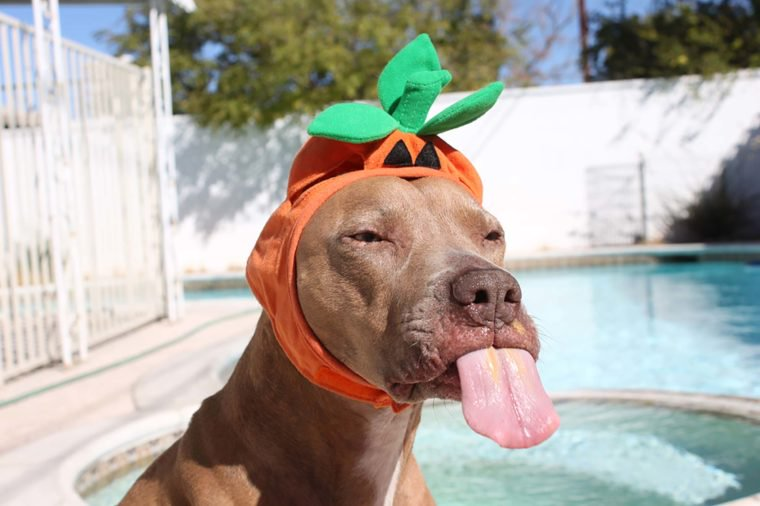
#> input picture images/dog.jpg, 760 x 506 px
$ jupyter execute assignment02.ipynb
#> lines starting #> are read from the running program, lines starting #| are printed output that depends on the picture; after the words box and inside, x2 and y2 are one past the last pixel; in counts of white or black regions, pixels touching at a corner belong together
# Assignment 2

Welcome to the assignment for week 2.

## Task 2: Convolution and Canny edge detection

### Task 2.1: Convolution
Implement the convolution operation for 2-D images (i.e. no colors here, sorry).

[cell 1]
# imports
import matplotlib.pyplot as plt
from skimage import io, color
import numpy as np

[cell 2]
def conv2d(image, kernel):
    # Check if kernel is empty
    if not isinstance(kernel, np.ndarray) or kernel.size == 0:
        # Return the original image if kernel is empty
        return image


    image_height, image_width = image.shape
    kernel_height, kernel_width = kernel.shape


    pad_height = kernel_height // 2
    pad_width = kernel_width // 2

    padded_image = np.pad(image, ((pad_height, pad_height), (pad_width, pad_width)), mode='constant')


    result = np.zeros_like(image)


    for i in range(image_height):
        for j in range(image_width):
            region = padded_image[i:i + kernel_height, j:j + kernel_width]
            result[i, j] = np.sum(region * kernel)

    return result

image = color.rgb2gray(io.imread('images/dog.jpg'))
#> image: shape (506, 760) float64; min 0.0117, max 1, mean 0.659

plt.imshow(conv2d(image, []), cmap='gray')

Convolve an image of your choice with a Gaussian kernel. Play around with the size of the kernel and the standard deviation of the Gaussian. Show the results using your conv2d()-function.  (***RESULT***).

[cell 3]
# code here
def gaussian_kernel(size, sigma=1):
    size = int(size) // 2
    ax = np.arange(-size, size + 1)
    normal = 1 / (2.0 * np.pi * sigma**2)
    x_squared = ax[:, None] ** 2
    y_squared = ax[None, :] ** 2
    g = np.exp(-((x_squared + y_squared) / (2.0 * sigma**2))) * normal
    return g

size = 5
sigma = 1

kernel = gaussian_kernel(size, sigma)
convolved_image = conv2d(image, kernel)
#> in conv2d (call 2), `padded_image = np.pad(image, ((pad_height, pad_height), (pad_width, pa..`:
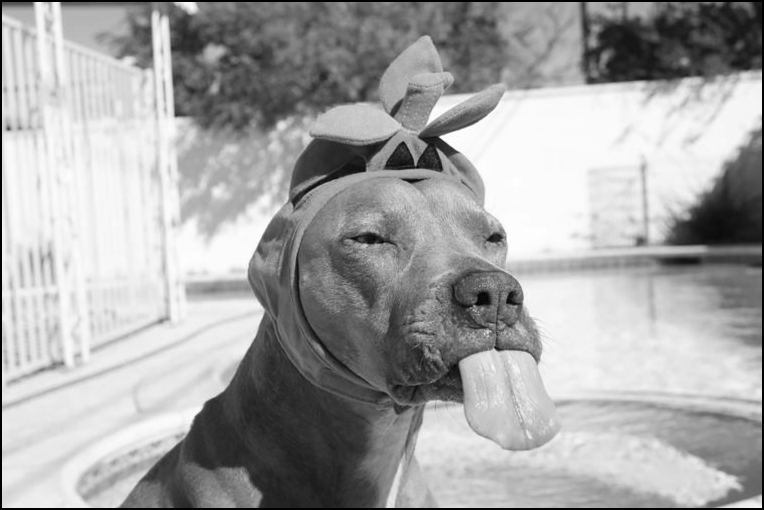
#> padded_image: shape (510, 764) float64; min 0, max 1, mean 0.65
plt.imshow(convolved_image, cmap='gray')

Now, implement a simple edge detector by first filtering with a Sobel operator and then thresholding the ***RESULT***. How does smoothing the input change the ***RESULT***?

[cell 4]
# code here

sobel_x = np.array([[-1, 0, 1], [-2, 0, 2], [-1, 0, 1]], np.float32)
sobel_y = np.array([[1, 2, 1], [0, 0, 0], [-1, -2, -1]], np.float32)
def sobel_edge_detection(image):
    """Applies the Sobel operator and returns the edge magnitude."""
    grad_x = conv2d(image, sobel_x)
    grad_y = conv2d(image, sobel_y)
#> after the loop in conv2d (call 4), `for i in range(image_height):`:
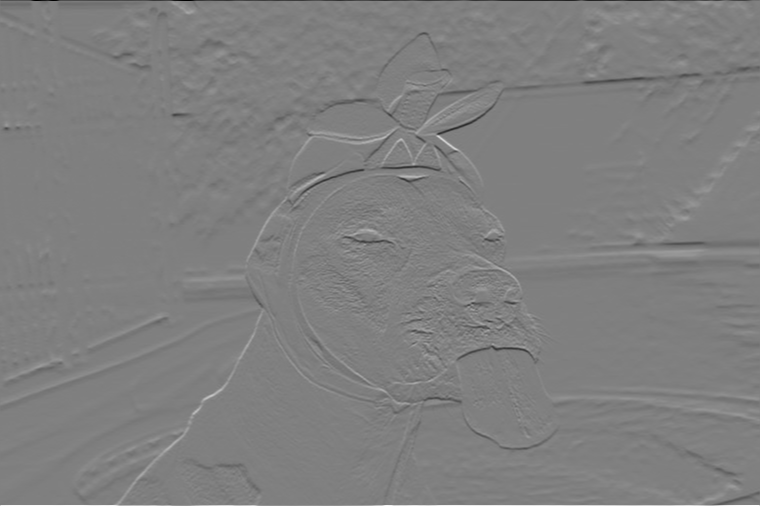
#> result: shape (506, 760) float64; min -3.86, max 3.84, mean -0.000945; drawn with min black and max white

    grad_magnitude = np.sqrt(grad_x**2 + grad_y**2)
    direction = np.arctan2(grad_y, grad_x) * 180 / np.pi
    return grad_magnitude, direction

def threshold_image(image, threshold):
    """Thresholds the image to create a binary edge map."""
    return (image > threshold).astype(np.float32)

t=0.25
edges_original,_= sobel_edge_detection(image)
thresholded_edges_original = threshold_image(edges_original, threshold=t)
#> in threshold_image, `return (image > threshold).astype(np.float32)`:
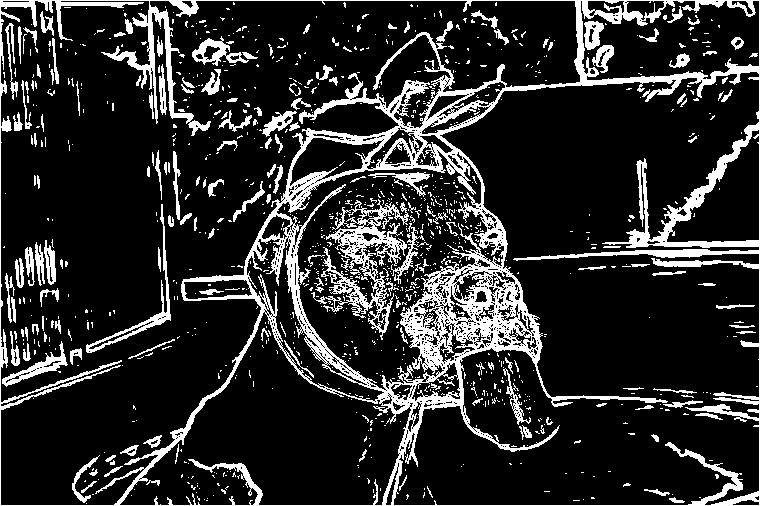
#> returned value: shape (506, 760) float32; values 0 (black) and 1 (white), 16.9% white; 1096 white regions (932 under 20 px), largest, box (x1, y1, x2, y2) and area: (0, 0, 760, 506) 42874, (311, 199, 409, 340) 3732, (86, 204, 171, 353) 974

edges_smoothed, direction= sobel_edge_detection(convolved_image)
thresholded_edges_smoothed = threshold_image(edges_smoothed, threshold=t)
#> call 2 of threshold_image, with threshold = 0.25
#> in threshold_image (call 2), `return (image > threshold).astype(np.float32)`:
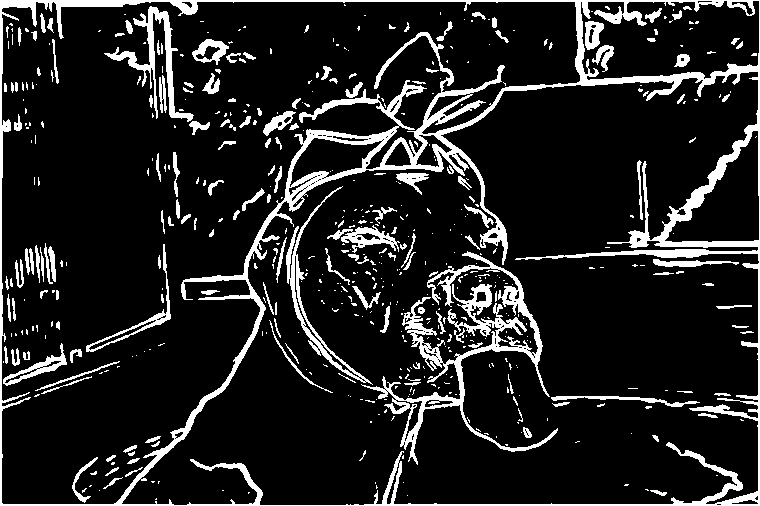
#> returned value: shape (506, 760) float32; values 0 (black) and 1 (white), 13.1% white; 535 white regions (376 under 20 px), largest, box (x1, y1, x2, y2) and area: (0, 0, 760, 506) 25714, (361, 251, 558, 465) 6375, (104, 6, 194, 122) 1814


plt.figure(figsize=(12, 6))


plt.subplot(1, 2, 1)
plt.imshow(thresholded_edges_original, cmap='gray')
plt.title('Edges from Original Image')
plt.axis('off')


plt.subplot(1, 2, 2)
plt.imshow(thresholded_edges_smoothed, cmap='gray')
plt.title('Edges after Smoothing (Gaussian + Sobel)')
plt.axis('off')

plt.show()

### Task 2.2: Canny Edge Detection

#### Preprocessing
If you haven't yet: smooth the image with a Gaussian of your choice. Then use the Sobel operator to create the gradient magnitude and direction matrices according to the lecture. Round the gradient directions to the 8-neighbor's directions. Display all intermediate ***RESULT***s!

[cell 5]
# code here
# 0°: For angles close to 0° (horizontal edges).
# 45°: For angles between 22.5° and 67.5° (diagonal edges).
# 90°: For angles between 67.5° and 112.5° (vertical edges).
# 135°: For angles between 112.5° and 157.5° (opposite diagonal edges).
def round_gradient_directions(angle):
    angle[angle < 0] += 180
    rounded_angles = np.zeros_like(angle)

    # Rounding to nearest 8-neighbor direction (0°, 45°, 90°, or 135°)
    for i in range(angle.shape[0]):
        for j in range(angle.shape[1]):
            if (0 <= angle[i, j] < 22.5) or (157.5 <= angle[i, j] <= 180):
                rounded_angles[i, j] = 0
            elif (22.5 <= angle[i, j] < 67.5):
                rounded_angles[i, j] = 45
            elif (67.5 <= angle[i, j] < 112.5):
                rounded_angles[i, j] = 90
            elif (112.5 <= angle[i, j] < 157.5):
                rounded_angles[i, j] = 135

    return rounded_angles
size = 7
sigma = 1

kernel = gaussian_kernel(size, sigma)
convolved_image = conv2d(image, kernel)

grad_x = conv2d(convolved_image, sobel_x)
grad_y = conv2d(convolved_image, sobel_y)

grad_magnitude = np.sqrt(grad_x**2 + grad_y**2)
direction = np.arctan2(grad_y, grad_x) * 180 / np.pi
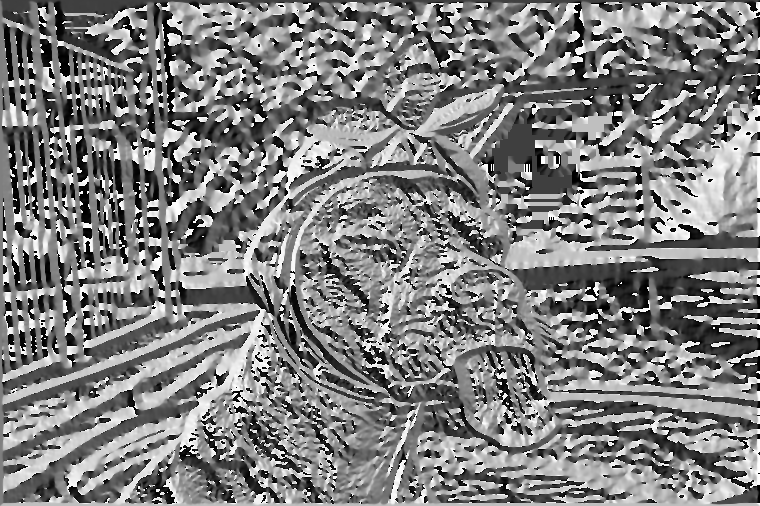
#> direction: shape (506, 760) float64; min -180, max 180, mean 0.4; drawn with min black and max white
rounded_direction = round_gradient_directions(direction)
#> in round_gradient_directions, `angle[angle < 0] += 180`:
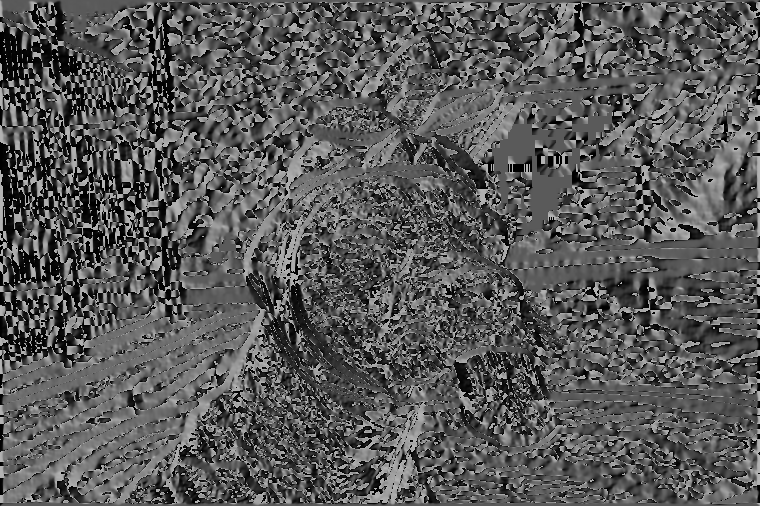
#> angle: shape (506, 760) float64; min 0, max 180, mean 88.6
#> after the loop in round_gradient_directions, `for i in range(angle.shape[0]):`:
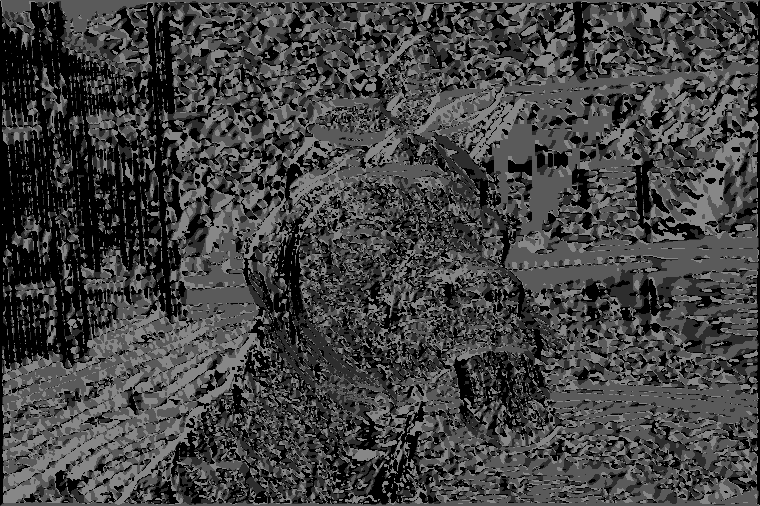
#> rounded_angles: shape (506, 760) float64; min 0, max 135, mean 66.7

plt.figure(figsize=(15, 10))

plt.subplot(3, 3, 1)
plt.imshow(grad_x, cmap='gray')
plt.title('Gradient in x-direction')
plt.axis('off')

plt.subplot(3, 3, 2)
plt.imshow(grad_y, cmap='gray')
plt.title('Gradient in y-direction')
plt.axis('off')

plt.subplot(3, 3, 3)
plt.imshow(grad_magnitude, cmap='gray')
plt.title('Gradient Magnitude')
plt.axis('off')

plt.subplot(3, 3, 4)
plt.imshow(thresholded_edges_smoothed, cmap='gray')
plt.title(f'Binary Edge Map (Threshold={t})')
plt.axis('off')


plt.subplot(3, 3, 5)
plt.imshow(direction, cmap='gray')
plt.title('Gradient Direction')
plt.axis('off')

plt.subplot(3, 3, 6)
plt.imshow(rounded_direction, cmap='gray')
plt.title('Rounded Gradient Direction (8 directions)')
plt.axis('off')

#### Non-Maximum Suppression
Implement the Non-Maximum Suppression step as described in the lecture. Subtract the result from the gradient magnitude image and show the ***RESULT***!

[cell 6]
#2.b : Convert to thinned edge
def non_maximal_suppressor(grad_mag, angle) :
    thinned_output = np.zeros(grad_mag.shape)
    for i in range(1, int(grad_mag.shape[0] - 1)) :
        for j in range(1, int(grad_mag.shape[1] - 1)) :

            if(angle[i, j] == 0) :
                if((grad_mag[i, j] > grad_mag[i, j+1]) and (grad_mag[i, j] > grad_mag[i, j-1])) :
                    thinned_output[i, j] = grad_mag[i, j]
                else :
                    thinned_output[i, j] = 0

            elif(angle[i, j] == 45) :
                if((grad_mag[i, j] > grad_mag[i+1, j+1]) and (grad_mag[i, j] > grad_mag[i-1, j-1])) :
                    thinned_output[i, j] = grad_mag[i, j]
                else :
                    thinned_output[i, j] = 0

            elif(angle[i, j] == 90) :
                if((grad_mag[i, j] > grad_mag[i+1, j]) and (grad_mag[i, j] > grad_mag[i-1, j])) :
                    thinned_output[i, j] = grad_mag[i, j]
                else :
                    thinned_output[i, j] = 0

            else:
                if((grad_mag[i, j] > grad_mag[i+1, j-1]) and (grad_mag[i, j] > grad_mag[i-1, j+1])) :
                    thinned_output[i, j] = grad_mag[i, j]
                else :
                    thinned_output[i, j] = 0

    return thinned_output

nms_image = non_maximal_suppressor(grad_magnitude, rounded_direction)
#> after the loop in non_maximal_suppressor, `for i in range(1, int(grad_mag.shape[0] - 1)) :`:
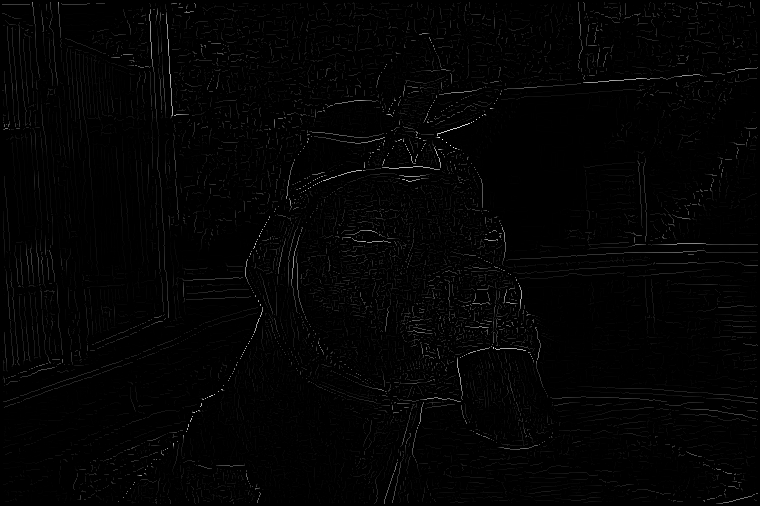
#> thinned_output: shape (506, 760) float64; min 0, max 2.01, mean 0.0261; drawn with min black and max white

plt.figure(figsize=(15, 10))
plt.subplot(2, 2, 1)
plt.imshow(nms_image, cmap='gray')
plt.subplot(2, 2, 2)
difference_image =  nms_image-edges_smoothed
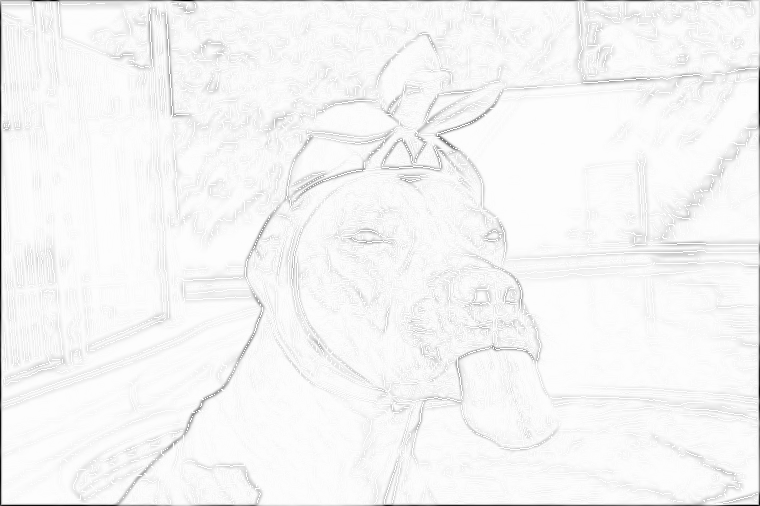
#> difference_image: shape (506, 760) float64; min -3.57, max 0.0165, mean -0.114; drawn with min black and max white
plt.imshow(difference_image, cmap='gray')

#### Thresholding and Edge Tracing
Implement the edge tracing as described in the lecture and show the final result for three different threshold pairs: two low thresholds (e.g. 20 and 50), high thresholds (e.g. 80 and 120) and thresholds with large spacing (e.g. 40 and 140). (***RESULT***)

[cell 7]
def threshold(img,highThreshold,lowThreshold):
    weak = 75
    strong = 255
    image_height, image_width = img.shape
    res = np.zeros((image_height,image_width))
    res[np.where(img >= highThreshold)] = strong
    res[np.where((img <= highThreshold) & (img >= lowThreshold))] = weak
    return res

def hysteresis(img):
    weak = 75
    strong = 255
    image_height, image_width = img.shape

    for i in range(1, image_height-1):
        for j in range(1, image_width-1):
            if (img[i,j] == weak):
                if ((img[i+1, j-1] == strong) or (img[i+1, j] == strong) or (img[i+1, j+1] == strong)
                    or (img[i, j-1] == strong) or (img[i, j+1] == strong)
                    or (img[i-1, j-1] == strong) or (img[i-1, j] == strong) or (img[i-1, j+1] == strong)):
                    img[i, j] = strong
                else:
                    img[i, j] = 0

    return img

# using relative thresholds here:
threshold_pairs = [(0.20, 0.50), (0.80, 1.20), (0.40, 1.40)]


plt.figure(figsize=(15, 5))
for idx, (low_thresh, high_thresh) in enumerate(threshold_pairs, 1):
    thresh_img= threshold(nms_image, low_thresh, high_thresh)
    final_edges = hysteresis(thresh_img)

    plt.subplot(1, 3, idx)
    plt.imshow(final_edges, cmap='gray')
    plt.title(f'Thresholds: Low={low_thresh}, High={high_thresh}')
    plt.axis('off')
#> this loop made 3 passes
#> pass 3, `thresh_img= threshold(nms_image, low_thresh, high_thresh)`:
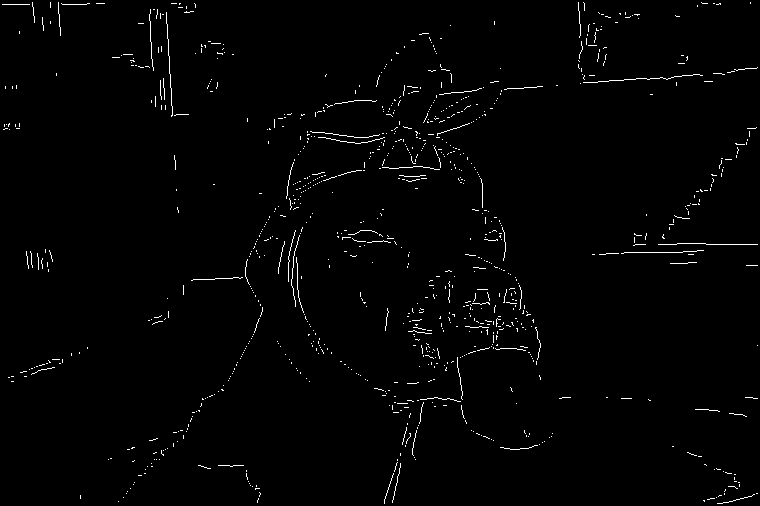
#> thresh_img: shape (506, 760) float64; 1.3% white in thin lines or dots

plt.tight_layout()
plt.show()
